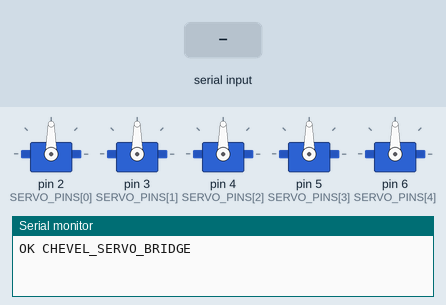
Recording of a sketch running on a simulated Arduino Mega 2560, built with avr-gcc and run on an emulated ATmega2560. Parts: 5 × servo, the last lines printed to the serial monitor. The test bench sets the inputs (shaded band).

Above: at 1.2 s.
1.3 s: "SET,,45\n" received over Serial
At 3.0 s:
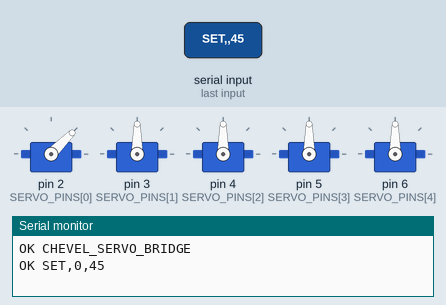
3.3 s: "HOME\n" received over Serial
At 3.72 s:
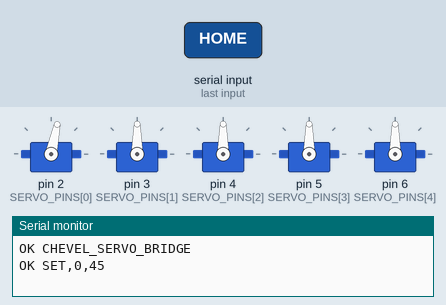
Timing chart, 0 to 6.3 s (numbered marks = the images above; inputs shaded):
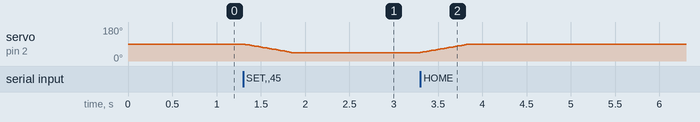

Measured:
- after the input at 1.3 s, servo on pin 2 (SERVO_PINS[0]): moves from 90° to 45° over 0.54 s, starting at once
- after the input at 3.3 s, servo on pin 2 (SERVO_PINS[0]): moves from 45° to 90° over 0.54 s, starting at once

The sketch:

arduino_mega_5dof.ino
```cpp
#include <Servo.h>

/*
  CHEVEL AI - Arduino Mega 2560 5DOF Servo Bridge

  Serial protocol at 115200 baud:
    PING                  -> OK CHEVEL_SERVO_BRIDGE
    STATUS                -> OK STATUS a0,a1,a2,a3,a4
    LIMITS                -> OK LIMITS min:max,...
    HOME                  -> OK HOME
    ARM                   -> OK ARMED
    STOP                  -> OK STOPPED
    SET,index,angle       -> OK SET,index,angle
    MOVE,a0,a1,a2,a3,a4   -> OK MOVE

  Suggested hardware:
    Servo 0 base     MG996R on pin 2
    Servo 1 shoulder MG996R on pin 3
    Servo 2 elbow    MG996R on pin 4
    Servo 3 wrist    SG90   on pin 5
    Servo 4 gripper  SG90   on pin 6

  Power note:
    Do not power MG996R servos from the Arduino 5V pin. Use an external
    regulated supply with common ground.
*/

const byte SERVO_COUNT = 5;
const byte SERVO_PINS[SERVO_COUNT] = {2, 3, 4, 5, 6};

const int MIN_ANGLE[SERVO_COUNT] = {0, 15, 10, 0, 20};
const int MAX_ANGLE[SERVO_COUNT] = {180, 165, 170, 180, 160};
const int HOME_ANGLE[SERVO_COUNT] = {90, 90, 90, 90, 90};

Servo servos[SERVO_COUNT];
int currentAngle[SERVO_COUNT] = {90, 90, 90, 90, 90};
bool armed = true;

String inputLine = "";

void setup() {
  Serial.begin(115200);
  inputLine.reserve(96);
  attachServos();
  moveSmooth(HOME_ANGLE);
  Serial.println("OK CHEVEL_SERVO_BRIDGE");
}

void loop() {
  while (Serial.available() > 0) {
    char c = (char)Serial.read();
    if (c == '\n' || c == '\r') {
      if (inputLine.length() > 0) {
        handleCommand(inputLine);
        inputLine = "";
      }
    } else {
      inputLine += c;
      if (inputLine.length() > 95) {
        inputLine = "";
        Serial.println("ERR line_too_long");
      }
    }
  }
}

void attachServos() {
  for (byte i = 0; i < SERVO_COUNT; i++) {
    if (!servos[i].attached()) {
      servos[i].attach(SERVO_PINS[i]);
    }
  }
  armed = true;
}

void detachServos() {
  for (byte i = 0; i < SERVO_COUNT; i++) {
    if (servos[i].attached()) {
      servos[i].detach();
    }
  }
  armed = false;
}

void handleCommand(String raw) {
  raw.trim();
  raw.replace("<", "");
  raw.replace(">", "");

  if (raw == "PING") {
    Serial.println("OK CHEVEL_SERVO_BRIDGE");
    return;
  }
  if (raw == "STATUS") {
    printStatus();
    return;
  }
  if (raw == "LIMITS") {
    printLimits();
    return;
  }
  if (raw == "ARM") {
    attachServos();
    Serial.println("OK ARMED");
    return;
  }
  if (raw == "STOP") {
    detachServos();
    Serial.println("OK STOPPED");
    return;
  }
  if (raw == "HOME") {
    if (!ensureArmed()) return;
    moveSmooth(HOME_ANGLE);
    Serial.println("OK HOME");
    return;
  }
  if (raw.startsWith("SET,")) {
    if (!ensureArmed()) return;
    handleSet(raw);
    return;
  }
  if (raw.startsWith("MOVE,")) {
    if (!ensureArmed()) return;
    handleMove(raw);
    return;
  }

  Serial.println("ERR unknown_command");
}

bool ensureArmed() {
  if (!armed) {
    Serial.println("ERR stopped_use_ARM");
    return false;
  }
  return true;
}

bool validateAngle(byte index, int angle) {
  if (index >= SERVO_COUNT) {
    Serial.println("ERR invalid_servo_index");
    return false;
  }
  if (angle < MIN_ANGLE[index] || angle > MAX_ANGLE[index]) {
    Serial.print("ERR angle_limit servo=");
    Serial.print(index);
    Serial.print(" angle=");
    Serial.println(angle);
    return false;
  }
  return true;
}

void handleSet(String raw) {
  int first = raw.indexOf(',');
  int second = raw.indexOf(',', first + 1);
  if (first < 0 || second < 0) {
    Serial.println("ERR bad_SET");
    return;
  }

  int index = raw.substring(first + 1, second).toInt();
  int angle = raw.substring(second + 1).toInt();
  if (!validateAngle(index, angle)) return;

  int target[SERVO_COUNT];
  for (byte i = 0; i < SERVO_COUNT; i++) {
    target[i] = currentAngle[i];
  }
  target[index] = angle;
  moveSmooth(target);
  Serial.print("OK SET,");
  Serial.print(index);
  Serial.print(",");
  Serial.println(angle);
}

void handleMove(String raw) {
  int target[SERVO_COUNT];
  int start = raw.indexOf(',') + 1;

  for (byte i = 0; i < SERVO_COUNT; i++) {
    int end = raw.indexOf(',', start);
    String part = end >= 0 ? raw.substring(start, end) : raw.substring(start);
    part.trim();
    if (part.length() == 0) {
      Serial.println("ERR bad_MOVE");
      return;
    }
    target[i] = part.toInt();
    if (!validateAngle(i, target[i])) return;
    start = end + 1;
    if (end < 0 && i < SERVO_COUNT - 1) {
      Serial.println("ERR MOVE_requires_5_angles");
      return;
    }
  }

  moveSmooth(target);
  Serial.println("OK MOVE");
}

void moveSmooth(const int target[SERVO_COUNT]) {
  bool moving = true;
  while (moving) {
    moving = false;
    for (byte i = 0; i < SERVO_COUNT; i++) {
      if (currentAngle[i] < target[i]) {
        currentAngle[i]++;
        moving = true;
      } else if (currentAngle[i] > target[i]) {
        currentAngle[i]--;
        moving = true;
      }
      servos[i].write(currentAngle[i]);
    }
    delay(12);
  }
}

void printStatus() {
  Serial.print("OK STATUS ");
  for (byte i = 0; i < SERVO_COUNT; i++) {
    if (i > 0) Serial.print(",");
    Serial.print(currentAngle[i]);
  }
  Serial.println();
}

void printLimits() {
  Serial.print("OK LIMITS ");
  for (byte i = 0; i < SERVO_COUNT; i++) {
    if (i > 0) Serial.print(",");
    Serial.print(MIN_ANGLE[i]);
    Serial.print(":");
    Serial.print(MAX_ANGLE[i]);
  }
  Serial.println();
}
```
